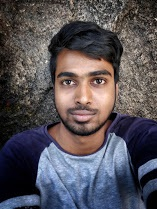
#> input picture images/test.jpg, 157 x 209 px
$ python face_and_eye_detector_single_image.py
#> lines starting #> are read from the running program, lines starting #| are printed output that depends on the picture; after the words box and inside, x2 and y2 are one past the last pixel; in counts of white or black regions, pixels touching at a corner belong together
'''This script uses OpenCV's haarcascade (face and eye cascade) to detect face
and eyes in a given input image.'''

#Import necessary libraries
import cv2 as cv
import numpy as np

#Load face cascade and hair cascade from haarcascades folder
face_cascade = cv.CascadeClassifier("haarcascades/haarcascade_frontalface_default.xml")
eye_cascade = cv.CascadeClassifier("haarcascades/haarcascade_eye.xml")

#Read image in img and convert it to grayscale and store in gray.
#Image is converted to grayscale, as face cascade doesn't require to operate on coloured images.
img = cv.imread('images/test.jpg')
#> img is the input picture: shape (209, 157, 3); mean B, G, R 87.5, 81.6, 86.1
gray = cv.cvtColor(img, cv.COLOR_BGR2GRAY)
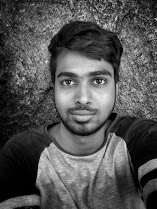
#> gray: shape (209, 157); min 0, max 250, mean 83.6

#Detect all faces in image.
faces = face_cascade.detectMultiScale(gray, 1.3, 5)
#> faces = [[43, 50, 81, 81]]

#Draw a rectangle over the face, and detect eyes in faces
for (x,y,w,h) in faces:
    cv.rectangle(img,(x,y),(x+w,y+h),(255,0,0),2)

    #ROI is region of interest with area having face inside it.
    roi_gray = gray[y:y+h, x:x+w]
    roi_color = img[y:y+h, x:x+w]

    #Detect eyes in face
    eyes = eye_cascade.detectMultiScale(roi_gray)

    for (ex,ey,ew,eh) in eyes:
        cv.rectangle(roi_color,(ex,ey),(ex+ew,ey+eh),(0,255,0),2)
#> this loop made 1 pass
#> (x, y, w, h, eyes) on pass 1: (43, 50, 81, 81, [[13, 19, 25, 25], [42, 19, 24, 24]])
#> pass 1, `roi_gray = gray[y:y+h, x:x+w]`:
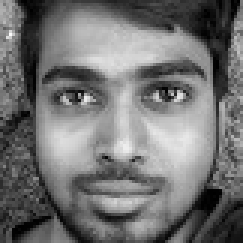
#> roi_gray: shape (81, 81) (shown 3 times larger); min 0, max 250, mean 113.9
#> pass 1, `roi_color = img[y:y+h, x:x+w]`:
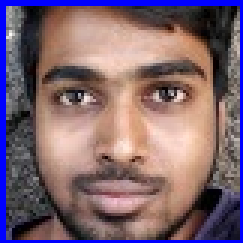
#> roi_color: shape (81, 81, 3) (shown 3 times larger); mean B, G, R 112.2, 101.7, 126.2
#> after the loop:
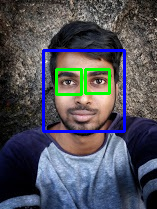
#> img: shape (209, 157, 3); 4.72% of pixels changed, all inside (x1, y1, x2, y2) = (42, 49, 126, 133)
#> after the loop:
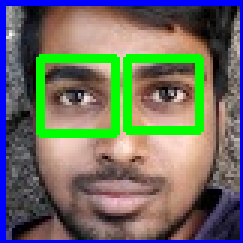
#> roi_color: shape (81, 81, 3) (shown 3 times larger); 8.84% of pixels changed, all inside (x1, y1, x2, y2) = (12, 18, 68, 46)

cv.imshow('Image', img)
cv.waitKey(0)
cv.destroyAllWindows()

$ run again, with images/webcam_face_eye_detect.JPG copied over images/test.jpg
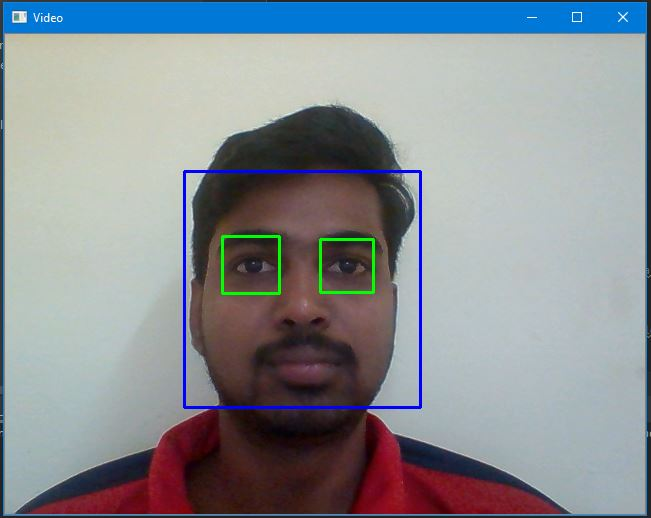
#> input picture images/webcam_face_eye_detect.JPG, 651 x 518 px
#> img is the input picture: shape (518, 651, 3); mean B, G, R 148, 142.9, 137.8
#> faces = [[186, 172, 238, 238]]
#> the loop `for (x,y,w,h) in faces:` made 1 pass
#> (x, y, w, h, eyes) on pass 1: (186, 172, 238, 238, [[41, 71, 44, 44], [137, 70, 46, 46]])
#> after the loop `for (x,y,w,h) in faces:`:
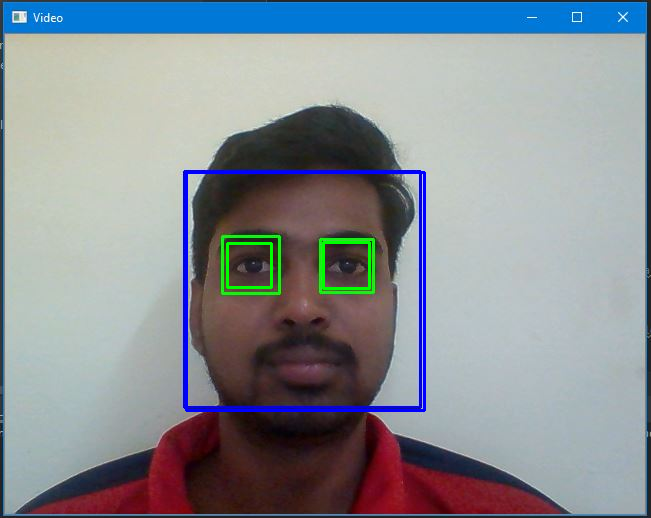
#> img: shape (518, 651, 3); 1.16% of pixels changed, all inside (x1, y1, x2, y2) = (185, 171, 426, 412)
#> after the loop `for (x,y,w,h) in faces:`:
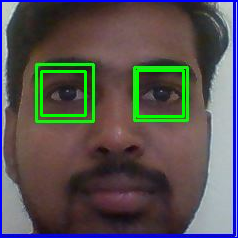
#> roi_color: shape (238, 238, 3); mean B, G, R 82.1, 82.1, 86.3
